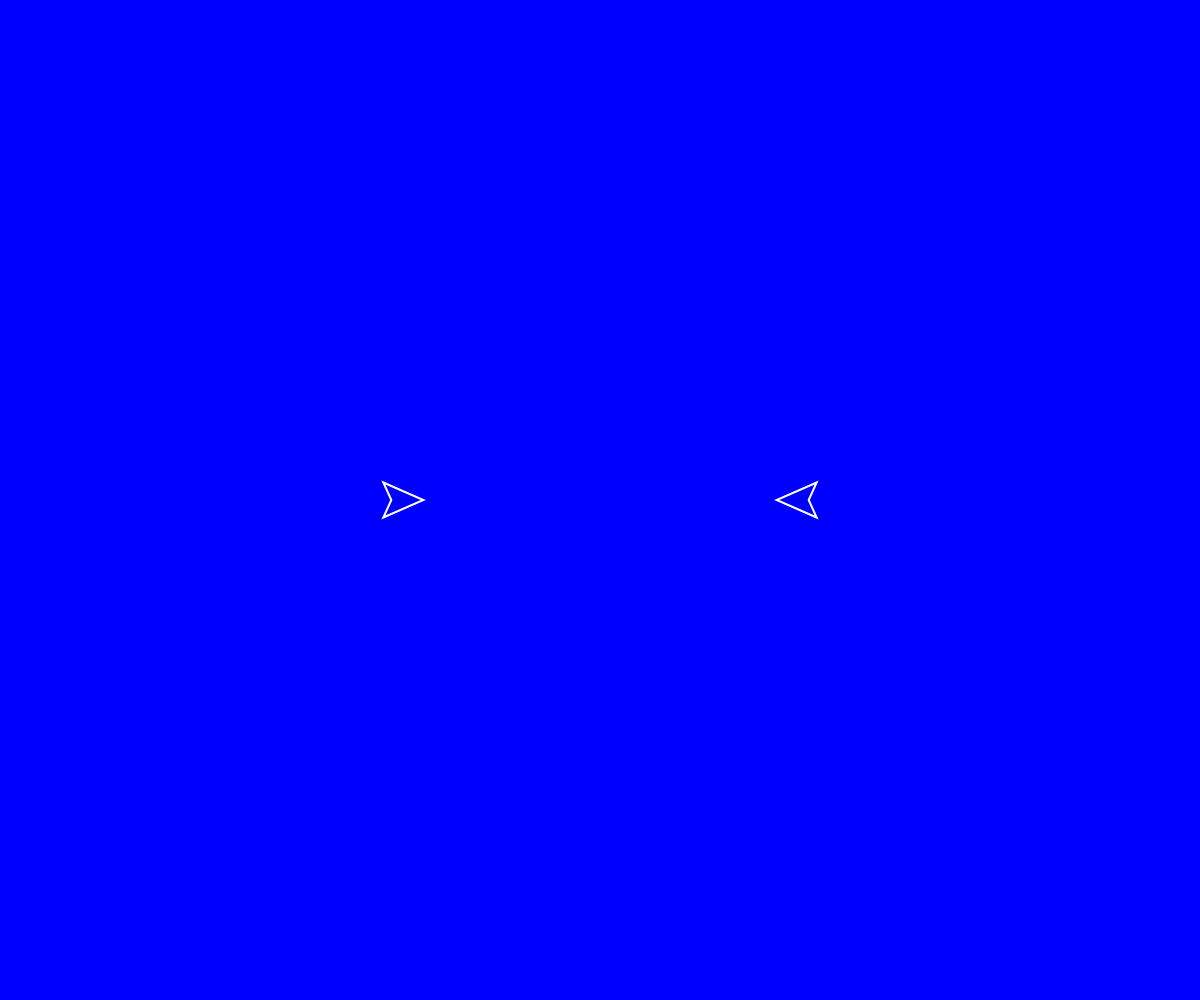
Frame 1 (no input)
Frame 60 (no input): identical to frame 1, image omitted
Frame 120 (the mouse pressed at the canvas centre since frame 60): identical to frame 1, image omitted

The p5.js sketch that drew this single still picture (run headless with seeded random() and noise() and a simulated clock; from frame 60 on, the mouse is pressed at the canvas centre):

// p5.js sketch
// ── sketch.js
let bullets = [];

const ships = [
  {
    index: 0,
    x: 0,
    y: 0,
    rotation: 0,
    speedX: 0,
    speedY: 0,
    hit: false,
    hitTimer: 0,
    type: "ship",
  },
  {
    index: 1,
    x: 0,
    y: 0,
    rotation: Math.PI,
    speedX: 0,
    speedY: 0,
    hit: false,
    hitTimer: 0,
    type: "ship",
  },
];

const rotationInc = 0.04;
const speedInc = 0.1;
const maxSpeed = 40;
const shipWidth = 40;
const shipHeight = 35;
const bulletWidth = 40;
const bulletSpeed = 6;
const xOffset = -shipWidth / 2.4;
const yOffset = -shipHeight / 2;

function setup() {
  createCanvas(windowWidth, windowHeight);
  init();
}

function init() {
  ships.forEach((ship, i) => {
    ship.x = width / 3 + (i * width) / 3;
    ship.y = height / 2;
  });
}

function draw() {
  background(0, 0, 255);
  stroke(255);
  strokeWeight(2);
  noFill();
  ships.forEach((ship, i) => {
    drawShip(ship, i);
    updateLocation(ship, i);
    // Check for hits
    bullets.forEach((bullet) => {
      if (hitDetection(bullet, ship)) {
        console.log("Hit!");
        bullets.splice(bullets.indexOf(bullet), 1);
        ship.hit = true;
        ship.hitTimer = 100; // Set hit timer for 60 frames
      }
    });
  });
  bullets.forEach((bullet, i) => {
    drawbullet(bullet);
    updateLocation(bullet, i);
  });
  checkKey();
}

function checkKey() {
  if (keyIsDown(UP_ARROW)) {
    updateSpeed(ships[1], speedInc);
    ships[1].thrustRotation = ships[1].rotation;
  }
  if (keyIsDown(DOWN_ARROW)) {
    addBullet(ships[1]);
  }
  if (keyIsDown(LEFT_ARROW)) {
    updateRotation(ships[1], -rotationInc);
  }
  if (keyIsDown(RIGHT_ARROW)) {
    updateRotation(ships[1], rotationInc);
  }

  if (keyIsDown(87)) {
    updateSpeed(ships[0], speedInc);
    ships[0].thrustRotation = ships[0].rotation;
  }
  if (keyIsDown(65)) {
    updateRotation(ships[0], -rotationInc);
  }
  if (keyIsDown(68)) {
    updateRotation(ships[0], rotationInc);
  }
  if (keyIsDown(83)) {
    addBullet(ships[0]);
  }
}

function updateLocation(object, i) {
  object.x += object.speedX;
  object.y += object.speedY;

  checkOffCanvas(object);
}

function updateSpeed(ship, amount) {
  let angle = ship.rotation;
  let xInc = cos(angle) * amount;
  let yInc = sin(angle) * amount;

  incSpeed(xInc, yInc, ship);
}
function updateRotation(ship, amount) {
  ship.rotation += amount;
}

function drawbullet(bullet) {
  stroke(255);
  push();
  translate(bullet.x, bullet.y);
  rotate(bullet.rotation);
  line(0, 0, bulletWidth, 0);
  pop();
}

function addBullet(ship) {
  let angle = ship.rotation;
  let xInc = cos(angle) * bulletSpeed;
  let yInc = sin(angle) * bulletSpeed;
  bullets.push({
    index: ship.index,
    x: ship.x,
    y: ship.y,
    rotation: ship.rotation,
    speedX: ship.speedX + xInc,
    speedY: ship.speedY + yInc,
    loops: 0,
    type: "bullet",
  });
}

function drawShip(ship, i) {
  if (ship.hit) {
    stroke(random(255), 0, 0);
  } else {
    stroke(255);
  }
  push();
  translate(ship.x, ship.y);
  rotate(ship.rotation);
  beginShape();
  vertex(xOffset + 0, yOffset + 0);
  vertex(xOffset + shipWidth, yOffset + shipHeight / 2);
  vertex(xOffset + 0, yOffset + shipHeight);
  vertex(xOffset + shipWidth / 5, yOffset + shipHeight / 2);
  endShape(CLOSE);
  pop();

  if (ship.hit) {
    ship.hitTimer--;
    if (ship.hitTimer <= 0) {
      ship.hit = false;
    }
  }
}

function hitDetection(bullet, ship) {
  if (bullet.index === ship.index) return false;
  let distance = dist(bullet.x, bullet.y, ship.x, ship.y);
  if (distance < shipWidth / 2) {
    return true;
  }
  return false;
}

function checkOffCanvas(object) {
  if (object.x > width + shipWidth) {
    object.x = -shipWidth;
    checkLoops(object);
  }
  if (object.x < -shipWidth) {
    object.x = width + shipWidth;
    checkLoops(object);
  }
  if (object.y > height + shipHeight) {
    object.y = -shipHeight;
    checkLoops(object);
  }
  if (object.y < -shipHeight) {
    object.y = height + shipHeight;
    checkLoops(object);
  }
}

function checkLoops(object) {
  if (object.type !== "bullet") return;
  object.loops++;
  if (object.loops > 2) {
    bullets.splice(bullets.indexOf(object), 1);
  }
}

function incSpeed(xInc, yInc, ship) {
  ship.speedX += checkSpeed(xInc, ship.speedX);
  ship.speedY += checkSpeed(yInc, ship.speedY);
}

function checkSpeed(amount, speed) {
  let speedInc = amount;
  if (amount < 0 && speed < -maxSpeed) {
    speedInc = 0;
  }
  if (amount > 0 && speed > maxSpeed) {
    speedInc = 0;
  }
  return speedInc;
}

function windowResized() {
  resizeCanvas(windowWidth, windowHeight);
  init();
}
